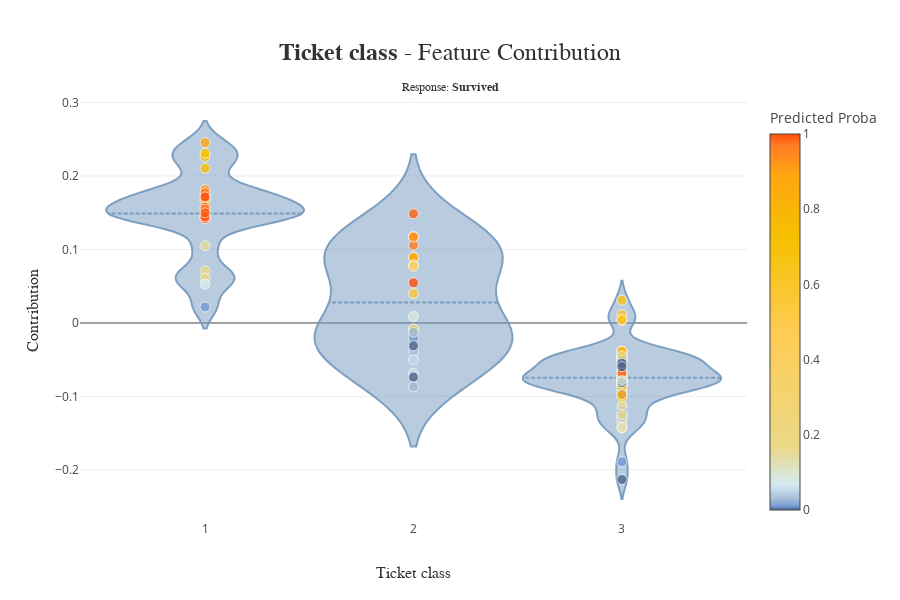

The code cell stored with this chart in its notebook:
### Code cell
#Various feature contributions
xpl.plot.contribution_plot(col="pclass")

### Figure 1 — Plotly figure (JSON) as saved in the notebook; plotly's stock layout.template omitted (floating-point values rounded to 4 significant figures)
{"data": [{"customdata": [1139, 533, 459, 1150, 393, 1189, 5, 231, 330, 887, 531, 790, 427, 1260, 251, 486, 436, 31, 186, 1051, 769, 642, 1087, 55, 678, 358, 503, 995, 1005, 1279, 916, 159, 349, 224, 161, 1168, 996, 52, 1166, 1125, 813, 397, 215, 549, 878, 1103, 960, 141, 1240, 1291, 458, 874, 1019, 1100, 609, 1041, 198, 610, 725, 482, 846, 45, 1208, 1256, 1209, 445, 422, 1243, 1117, 695, 589, 638, 152, 1287, 1012, 18, 408, 233, 961, 1000, 268, 794, 474, 47, 1002, 108, 443, 793, 528, 858, 942, 1302, 773, 717, 1179, 142, 1236, 1028, 420, 85], "hovertemplate": "<b>%{hovertext}</b><br />Ticket class :<br />%{x}<br />Contribution: %{y:.4f}<extra></extra>", "hovertext": ["Id: 5", "Id: 231", "Id: 251", "Id: 31", "Id: 186", "Id: 55", "Id: 159", "Id: 224", "Id: 161", "Id: 52", "Id: 215", "Id: 141", "Id: 198", "Id: 45", "Id: 152", "Id: 18", "Id: 233", "Id: 268", "Id: 47", "Id: 108", "Id: 142", "Id: 85"], "jitter": 0.075, "line": {"color": "rgba(117, 152, 189, 0.9)"}, "marker": {"line": {"color": "white", "width": 0.8}, "opacity": 0.8, "size": 10}, "meanline": {"visible": true}, "pointpos": 0, "points": false, "scalemode": "count", "showlegend": false, "type": "violin", "x": [1, 1, 1, 1, 1, 1, 1, 1, 1, 1, 1, 1, 1, 1, 1, 1, 1, 1, 1, 1, 1, 1], "y": [0.2265, 0.2309, 0.1456, 0.167, 0.1726, 0.1814, 0.1452, 0.1052, 0.177, 0.02178, 0.07112, 0.1575, 0.1714, 0.1431, 0.2454, 0.1422, 0.1547, 0.06099, 0.2106, 0.1449, 0.05294, 0.1499]}, {"customdata": [1139, 533, 459, 1150, 393, 1189, 5, 231, 330, 887, 531, 790, 427, 1260, 251, 486, 436, 31, 186, 1051, 769, 642, 1087, 55, 678, 358, 503, 995, 1005, 1279, 916, 159, 349, 224, 161, 1168, 996, 52, 1166, 1125, 813, 397, 215, 549, 878, 1103, 960, 141, 1240, 1291, 458, 874, 1019, 1100, 609, 1041, 198, 610, 725, 482, 846, 45, 1208, 1256, 1209, 445, 422, 1243, 1117, 695, 589, 638, 152, 1287, 1012, 18, 408, 233, 961, 1000, 268, 794, 474, 47, 1002, 108, 443, 793, 528, 858, 942, 1302, 773, 717, 1179, 142, 1236, 1028, 420, 85], "hovertemplate": "<b>%{hovertext}</b><br />Ticket class :<br />%{x}<br />Contribution: %{y:.4f}<extra></extra>", "hovertext": ["Id: 533", "Id: 459", "Id: 393", "Id: 330", "Id: 531", "Id: 427", "Id: 486", "Id: 436", "Id: 358", "Id: 503", "Id: 349", "Id: 397", "Id: 549", "Id: 458", "Id: 482", "Id: 445", "Id: 422", "Id: 589", "Id: 408", "Id: 474", "Id: 443", "Id: 528", "Id: 420"], "jitter": 0.075, "line": {"color": "rgba(117, 152, 189, 0.9)"}, "marker": {"line": {"color": "white", "width": 0.8}, "opacity": 0.8, "size": 10}, "meanline": {"visible": true}, "pointpos": 0, "points": false, "scalemode": "count", "showlegend": false, "type": "violin", "x": [2, 2, 2, 2, 2, 2, 2, 2, 2, 2, 2, 2, 2, 2, 2, 2, 2, 2, 2, 2, 2, 2, 2], "y": [0.08954, -0.03894, -0.08687, -0.008316, -0.02061, 0.08907, 0.07932, 0.1181, 0.1169, 0.07704, 0.04013, -0.00875, 0.05483, 0.1059, 0.1485, -0.008587, -0.01248, 0.117, 0.008797, -0.05006, -0.06839, -0.0736, -0.03113]}, {"customdata": [1139, 533, 459, 1150, 393, 1189, 5, 231, 330, 887, 531, 790, 427, 1260, 251, 486, 436, 31, 186, 1051, 769, 642, 1087, 55, 678, 358, 503, 995, 1005, 1279, 916, 159, 349, 224, 161, 1168, 996, 52, 1166, 1125, 813, 397, 215, 549, 878, 1103, 960, 141, 1240, 1291, 458, 874, 1019, 1100, 609, 1041, 198, 610, 725, 482, 846, 45, 1208, 1256, 1209, 445, 422, 1243, 1117, 695, 589, 638, 152, 1287, 1012, 18, 408, 233, 961, 1000, 268, 794, 474, 47, 1002, 108, 443, 793, 528, 858, 942, 1302, 773, 717, 1179, 142, 1236, 1028, 420, 85], "hovertemplate": "<b>%{hovertext}</b><br />Ticket class :<br />%{x}<br />Contribution: %{y:.4f}<extra></extra>", "hovertext": ["Id: 1139", "Id: 1150", "Id: 1189", "Id: 887", "Id: 790", "Id: 1260", "Id: 1051", "Id: 769", "Id: 642", "Id: 1087", "Id: 678", "Id: 995", "Id: 1005", "Id: 1279", "Id: 916", "Id: 1168", "Id: 996", "Id: 1166", "Id: 1125", "Id: 813", "Id: 878", "Id: 1103", "Id: 960", "Id: 1240", "Id: 1291", "Id: 874", "Id: 1019", "Id: 1100", "Id: 609", "Id: 1041", "Id: 610", "Id: 725", "Id: 846", "Id: 1208", "Id: 1256", "Id: 1209", "Id: 1243", "Id: 1117", "Id: 695", "Id: 638", "Id: 1287", "Id: 1012", "Id: 961", "Id: 1000", "Id: 794", "Id: 1002", "Id: 793", "Id: 858", "Id: 942", "Id: 1302", "Id: 773", "Id: 717", "Id: 1179", "Id: 1236", "Id: 1028"], "jitter": 0.075, "line": {"color": "rgba(117, 152, 189, 0.9)"}, "marker": {"line": {"color": "white", "width": 0.8}, "opacity": 0.8, "size": 10}, "meanline": {"visible": true}, "pointpos": 0, "points": false, "scalemode": "count", "showlegend": false, "type": "violin", "x": [3, 3, 3, 3, 3, 3, 3, 3, 3, 3, 3, 3, 3, 3, 3, 3, 3, 3, 3, 3, 3, 3, 3, 3, 3, 3, 3, 3, 3, 3, 3, 3, 3, 3, 3, 3, 3, 3, 3, 3, 3, 3, 3, 3, 3, 3, 3, 3, 3, 3, 3, 3, 3, 3, 3], "y": [-0.04694, -0.06434, -0.07404, 0.01158, -0.05158, -0.1015, -0.03835, -0.07874, -0.1195, -0.04938, -0.07422, -0.08772, -0.06625, -0.1346, -0.08031, -0.04331, -0.05004, -0.08082, -0.07355, -0.0482, -0.1129, -0.1281, -0.08384, -0.03846, -0.04979, 0.003576, -0.0752, -0.1428, -0.04383, -0.04995, -0.142, -0.08412, -0.07456, -0.213, -0.03855, -0.1889, -0.08082, -0.07985, -0.1248, -0.05093, -0.06836, -0.09349, -0.08691, -0.04497, -0.07276, -0.0678, -0.05472, 0.03103, -0.08082, -0.08082, -0.05948, -0.07837, -0.09629, 0.004627, -0.09766]}, {"customdata": [1139, 533, 459, 1150, 393, 1189, 5, 231, 330, 887, 531, 790, 427, 1260, 251, 486, 436, 31, 186, 1051, 769, 642, 1087, 55, 678, 358, 503, 995, 1005, 1279, 916, 159, 349, 224, 161, 1168, 996, 52, 1166, 1125, 813, 397, 215, 549, 878, 1103, 960, 141, 1240, 1291, 458, 874, 1019, 1100, 609, 1041, 198, 610, 725, 482, 846, 45, 1208, 1256, 1209, 445, 422, 1243, 1117, 695, 589, 638, 152, 1287, 1012, 18, 408, 233, 961, 1000, 268, 794, 474, 47, 1002, 108, 443, 793, 528, 858, 942, 1302, 773, 717, 1179, 142, 1236, 1028, 420, 85], "hovertemplate": "<b>%{hovertext}</b><br />Ticket class :<br />%{x}<br />Contribution: %{y:.4f}<extra></extra>", "hovertext": ["Id: 1139", "Id: 533", "Id: 459", "Id: 1150", "Id: 393", "Id: 1189", "Id: 5", "Id: 231", "Id: 330", "Id: 887", "Id: 531", "Id: 790", "Id: 427", "Id: 1260", "Id: 251", "Id: 486", "Id: 436", "Id: 31", "Id: 186", "Id: 1051", "Id: 769", "Id: 642", "Id: 1087", "Id: 55", "Id: 678", "Id: 358", "Id: 503", "Id: 995", "Id: 1005", "Id: 1279", "Id: 916", "Id: 159", "Id: 349", "Id: 224", "Id: 161", "Id: 1168", "Id: 996", "Id: 52", "Id: 1166", "Id: 1125", "Id: 813", "Id: 397", "Id: 215", "Id: 549", "Id: 878", "Id: 1103", "Id: 960", "Id: 141", "Id: 1240", "Id: 1291", "Id: 458", "Id: 874", "Id: 1019", "Id: 1100", "Id: 609", "Id: 1041", "Id: 198", "Id: 610", "Id: 725", "Id: 482", "Id: 846", "Id: 45", "Id: 1208", "Id: 1256", "Id: 1209", "Id: 445", "Id: 422", "Id: 1243", "Id: 1117", "Id: 695", "Id: 589", "Id: 638", "Id: 152", "Id: 1287", "Id: 1012", "Id: 18", "Id: 408", "Id: 233", "Id: 961", "Id: 1000", "Id: 268", "Id: 794", "Id: 474", "Id: 47", "Id: 1002", "Id: 108", "Id: 443", "Id: 793", "Id: 528", "Id: 858", "Id: 942", "Id: 1302", "Id: 773", "Id: 717", "Id: 1179", "Id: 142", "Id: 1236", "Id: 1028", "Id: 420", "Id: 85"], "marker": {"color": [0.01333, 0.94, 0.03, 0, 0.02714, 0.86, 0.7217, 0.72, 0, 0.5833, 0.01, 0.1111, 0.8, 0.76, 0.97, 0.4212, 0.93, 0.62, 0.98, 0.07833, 0.01, 0.01, 0.05, 0.92, 0.4, 0.95, 0.3611, 0.03, 0.06, 0.1967, 0.8667, 1, 0.5533, 0.1512, 0.97, 0.08, 0.005, 0.01, 0, 0, 0, 0.01, 0.17, 1, 0.1433, 0.03, 0, 1, 0.8, 0.03983, 0.97, 0.59, 0, 0.22, 0.01567, 0, 1, 0.12, 0.7375, 0.99, 0.01, 0.3847, 0, 0.81, 0.01, 0.335, 0.02667, 0, 0.02833, 0.1761, 0.92, 0.005, 0.8785, 0.03, 0.61, 1, 0.084, 0.97, 0.7839, 0.2185, 0.17, 0.9, 0.05, 0.7137, 0.9855, 1, 0.05571, 0, 0, 0.653, 0, 0, 0, 0.09, 0.015, 0.07, 0.6475, 0.8891, 0, 0.99], "coloraxis": "coloraxis", "line": {"color": "white", "width": 0.8}, "opacity": 0.8, "size": 10}, "mode": "markers", "showlegend": false, "type": "scatter", "x": [3, 2, 2, 3, 2, 3, 1, 1, 2, 3, 2, 3, 2, 3, 1, 2, 2, 1, 1, 3, 3, 3, 3, 1, 3, 2, 2, 3, 3, 3, 3, 1, 2, 1, 1, 3, 3, 1, 3, 3, 3, 2, 1, 2, 3, 3, 3, 1, 3, 3, 2, 3, 3, 3, 3, 3, 1, 3, 3, 2, 3, 1, 3, 3, 3, 2, 2, 3, 3, 3, 2, 3, 1, 3, 3, 1, 2, 1, 3, 3, 1, 3, 2, 1, 3, 1, 2, 3, 2, 3, 3, 3, 3, 3, 3, 1, 3, 3, 2, 1], "y": [-0.04694, 0.08954, -0.03894, -0.06434, -0.08687, -0.07404, 0.2265, 0.2309, -0.008316, 0.01158, -0.02061, -0.05158, 0.08907, -0.1015, 0.1456, 0.07932, 0.1181, 0.167, 0.1726, -0.03835, -0.07874, -0.1195, -0.04938, 0.1814, -0.07422, 0.1169, 0.07704, -0.08772, -0.06625, -0.1346, -0.08031, 0.1452, 0.04013, 0.1052, 0.177, -0.04331, -0.05004, 0.02178, -0.08082, -0.07355, -0.0482, -0.00875, 0.07112, 0.05483, -0.1129, -0.1281, -0.08384, 0.1575, -0.03846, -0.04979, 0.1059, 0.003576, -0.0752, -0.1428, -0.04383, -0.04995, 0.1714, -0.142, -0.08412, 0.1485, -0.07456, 0.1431, -0.213, -0.03855, -0.1889, -0.008587, -0.01248, -0.08082, -0.07985, -0.1248, 0.117, -0.05093, 0.2454, -0.06836, -0.09349, 0.1422, 0.008797, 0.1547, -0.08691, -0.04497, 0.06099, -0.07276, -0.05006, 0.2106, -0.0678, 0.1449, -0.06839, -0.05472, -0.0736, 0.03103, -0.08082, -0.08082, -0.05948, -0.07837, -0.09629, 0.05294, 0.004627, -0.09766, -0.03113, 0.1499]}], "layout": {"coloraxis": {"colorbar": {"title": {"text": "Predicted Proba"}}, "colorscale": [[0, "rgb(52, 55, 54)"], [0, "rgb(74, 99, 138)"], [0.01, "rgb(116, 153, 214)"], [0.02798, "rgb(162, 188, 213)"], [0.066, "rgb(212, 234, 242)"], [0.17, "rgb(235, 216, 134)"], [0.474, "rgb(255, 204, 83)"], [0.7264, "rgb(244, 192, 0)"], [0.8913, "rgb(255, 166, 17)"], [0.971, "rgb(255, 123, 38)"], [1, "rgb(255, 77, 7)"]]}, "height": 600, "hovermode": "closest", "title": {"font": {"color": "rgb(50, 50, 50)", "family": "Arial", "size": 24}, "text": "<b>Ticket class</b> - Feature Contribution<span style='font-size: 12px;'><br />Response: <b>Survived</b></span>", "x": 0.5, "xanchor": "center", "y": 0.9, "yanchor": "middle"}, "violingap": 0.05, "violingroupgap": 0, "violinmode": "overlay", "width": 900, "xaxis": {"automargin": true, "range": [-0.6, 2.6], "title": {"font": {"color": "rgb(50, 50, 50)", "family": "Arial Black", "size": 16}, "text": "Ticket class"}, "type": "category"}, "yaxis": {"automargin": true, "title": {"font": {"color": "rgb(50, 50, 50)", "family": "Arial Black", "size": 16}, "text": "Contribution"}}}}
